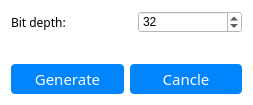
<?xml version="1.0" encoding="UTF-8"?>
<ui version="4.0">
 <class>Dialog</class>
 <widget class="QDialog" name="Dialog">
  <property name="geometry">
   <rect>
    <x>0</x>
    <y>0</y>
    <width>253</width>
    <height>105</height>
   </rect>
  </property>
  <property name="sizePolicy">
   <sizepolicy hsizetype="Fixed" vsizetype="Fixed">
    <horstretch>0</horstretch>
    <verstretch>0</verstretch>
   </sizepolicy>
  </property>
  <property name="minimumSize">
   <size>
    <width>253</width>
    <height>105</height>
   </size>
  </property>
  <property name="maximumSize">
   <size>
    <width>253</width>
    <height>105</height>
   </size>
  </property>
  <property name="windowTitle">
   <string>Generate numbers</string>
  </property>
  <property name="windowIcon">
   <iconset resource="Icon.qrc">
    <normaloff>:/images/icon.png</normaloff>:/images/icon.png</iconset>
  </property>
  <property name="styleSheet">
   <string notr="true">*{
	background:rgb(255,255,255);
}
QLabel
{
	font-family:Century Gothic, sans-serif;
	font-size:12px;
}
QComboBox
{
	background:rgb(252,252,252);
	border-radius:4px;
	border: 1px solid #717072;
}
#canclePushButton
{
	background:rgb(0,133,252);
	border-radius:4px;
	font-size:15px;
	font-family:Century Gothic, sans-serif;
	color:rgb(255,255,255);
}
#canclePushButton:pressed
{
	background:rgb(0,122,228);
	border-radius:4px;
	font-size:15px;
	font-family:Century Gothic, sans-serif;
	color:rgb(255,255,255);
}
#canclePushButton:disabled
{
	background:rgb(143,188,228);
	border-radius:4px;
	font-size:15px;
	font-family:Century Gothic, sans-serif;
	color:rgb(255,255,255);
}
#generatePushButton
{
	background:rgb(0,133,252);
	border-radius:4px;
	font-size:15px;
	font-family:Century Gothic, sans-serif;
	color:rgb(255,255,255);
}
#generatePushButton:pressed
{
	background:rgb(0,122,228);
	border-radius:4px;
	font-size:15px;
	font-family:Century Gothic, sans-serif;
	color:rgb(255,255,255);
}
#generatePushButton:disabled
{
	background:rgb(143,188,228);
	border-radius:4px;
	font-size:15px;
	font-family:Century Gothic, sans-serif;
	color:rgb(255,255,255);
}</string>
  </property>
  <layout class="QGridLayout" name="gridLayout">
   <item row="0" column="0">
    <layout class="QHBoxLayout" name="horizontalLayout_5">
     <item>
      <widget class="QLabel" name="bitLabel">
       <property name="minimumSize">
        <size>
         <width>121</width>
         <height>0</height>
        </size>
       </property>
       <property name="text">
        <string>Bit depth:</string>
       </property>
      </widget>
     </item>
     <item>
      <widget class="QSpinBox" name="bitSpinBox">
       <property name="minimum">
        <number>1</number>
       </property>
       <property name="maximum">
        <number>1024</number>
       </property>
       <property name="value">
        <number>32</number>
       </property>
      </widget>
     </item>
    </layout>
   </item>
   <item row="2" column="0">
    <layout class="QHBoxLayout" name="horizontalLayout">
     <item>
      <widget class="QPushButton" name="generatePushButton">
       <property name="enabled">
        <bool>true</bool>
       </property>
       <property name="minimumSize">
        <size>
         <width>0</width>
         <height>30</height>
        </size>
       </property>
       <property name="text">
        <string>Generate</string>
       </property>
      </widget>
     </item>
     <item>
      <widget class="QPushButton" name="canclePushButton">
       <property name="enabled">
        <bool>true</bool>
       </property>
       <property name="minimumSize">
        <size>
         <width>0</width>
         <height>30</height>
        </size>
       </property>
       <property name="text">
        <string>Cancle</string>
       </property>
      </widget>
     </item>
    </layout>
   </item>
   <item row="1" column="0">
    <spacer name="verticalSpacer">
     <property name="orientation">
      <enum>Qt::Vertical</enum>
     </property>
     <property name="sizeHint" stdset="0">
      <size>
       <width>20</width>
       <height>40</height>
      </size>
     </property>
    </spacer>
   </item>
  </layout>
 </widget>
 <resources>
  <include location="Icon.qrc"/>
 </resources>
 <connections>
  <connection>
   <sender>canclePushButton</sender>
   <signal>clicked()</signal>
   <receiver>Dialog</receiver>
   <slot>close()</slot>
   <hints>
    <hint type="sourcelabel">
     <x>186</x>
     <y>79</y>
    </hint>
    <hint type="destinationlabel">
     <x>126</x>
     <y>52</y>
    </hint>
   </hints>
  </connection>
 </connections>
</ui>
